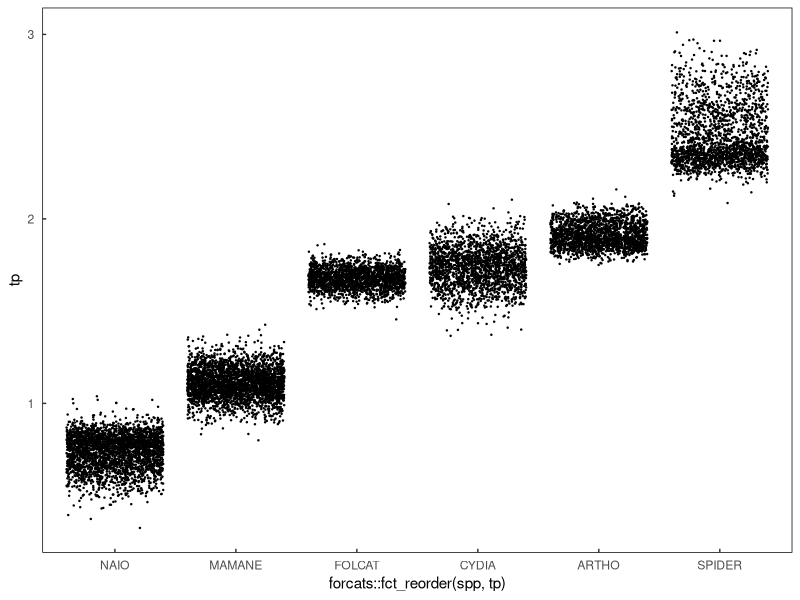
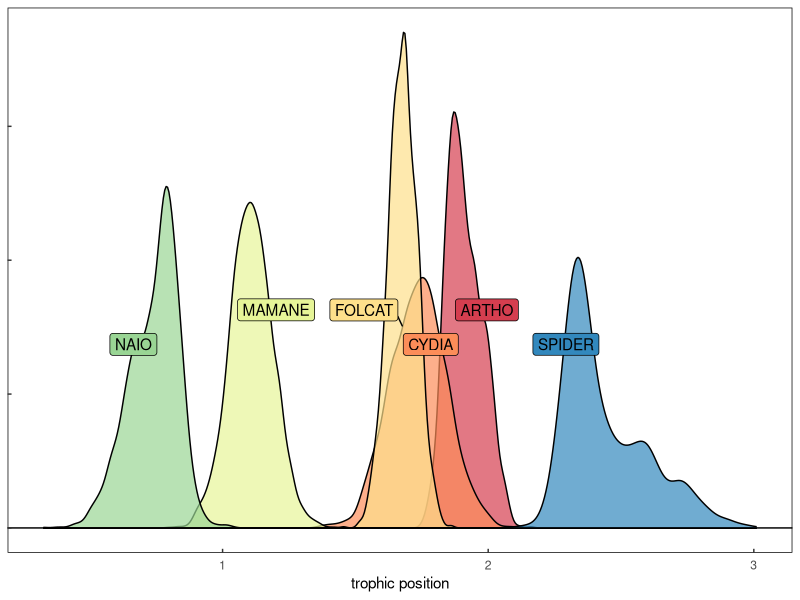
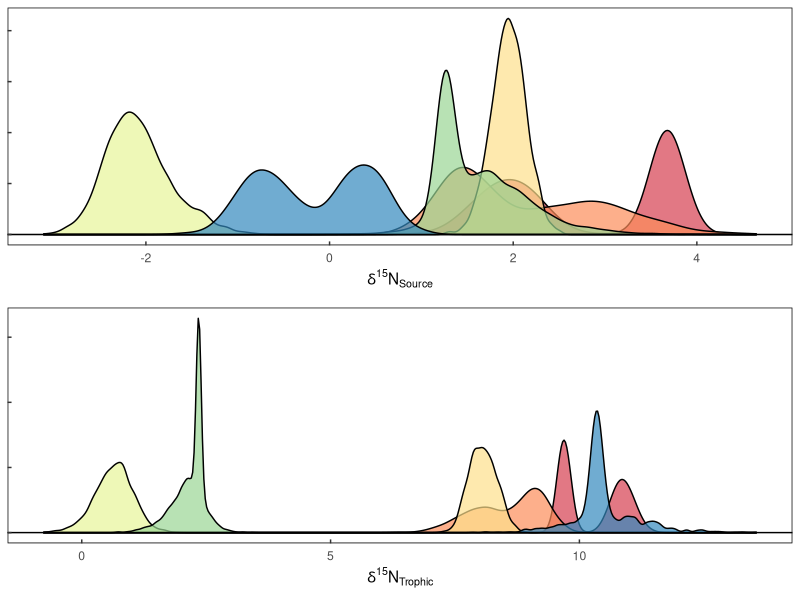
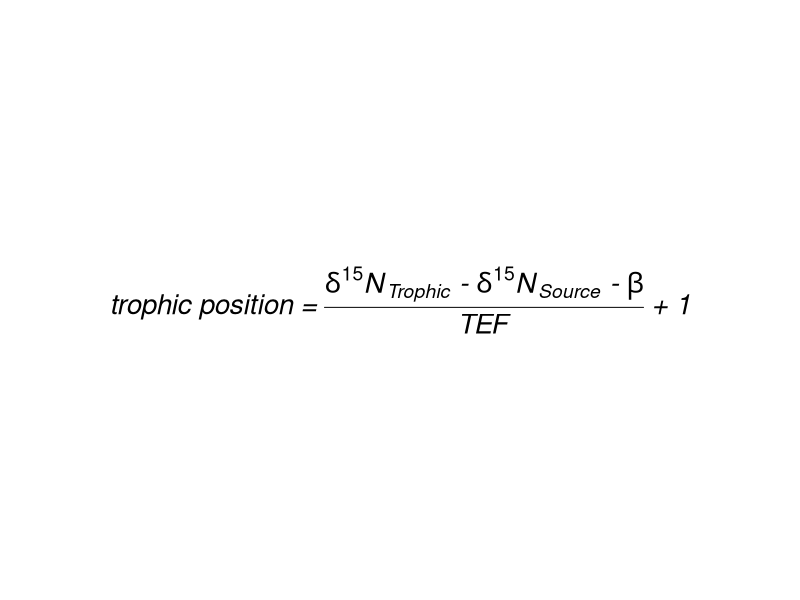
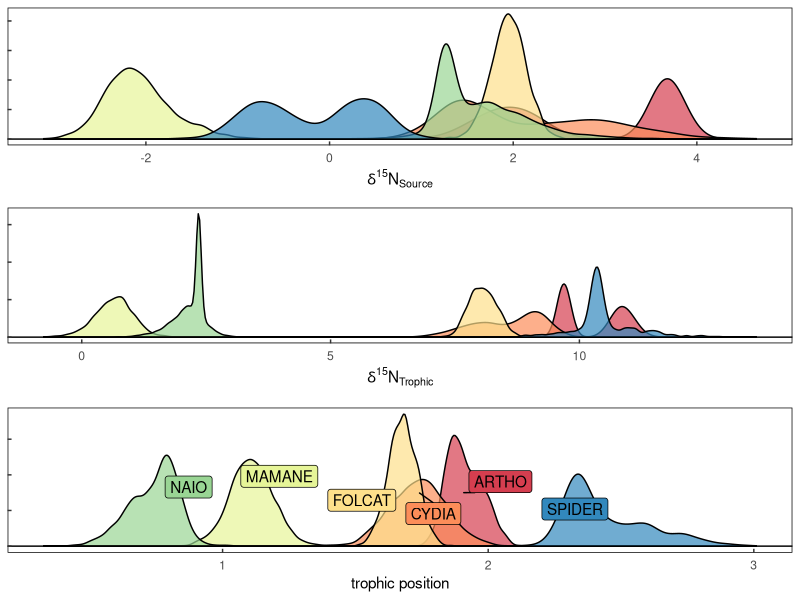
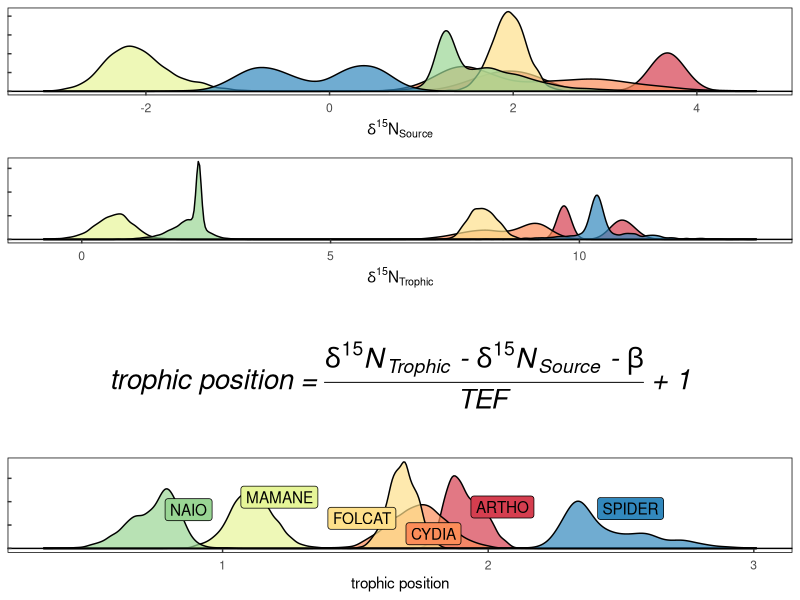
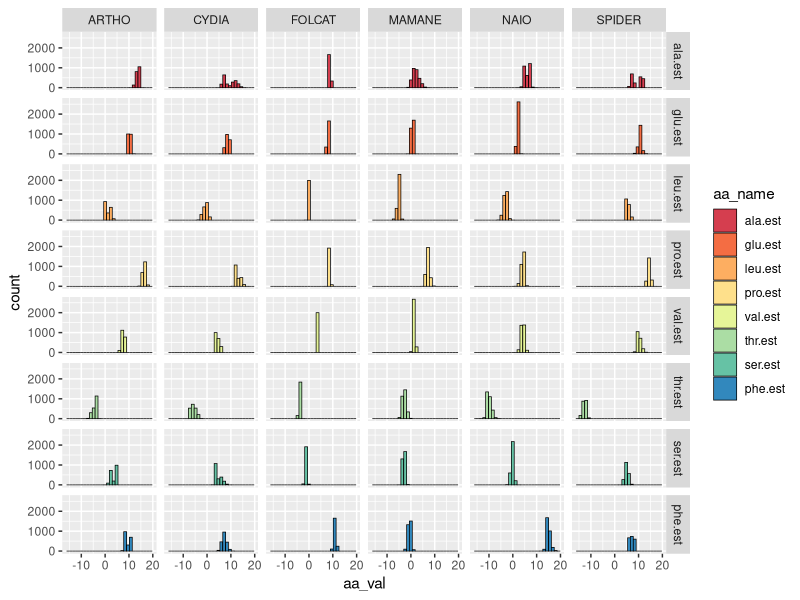
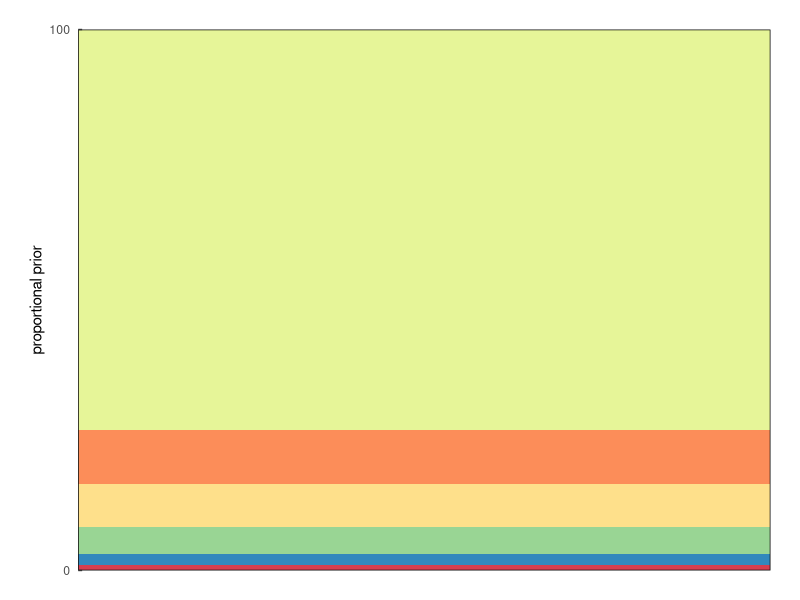

The R source for these figures, in order:
library(tidyverse)
library(data.table)
library(ggbeeswarm)
library(ggrepel)

##############################
###  Custom ggPlot theme   ###
##############################
themeo <- ggplot2::theme_classic()+
  ggplot2::theme(strip.background = element_blank(),
                 axis.line = element_blank(),
                 axis.text.x = element_text(margin = margin( 0.2, unit = "cm")),
                 axis.text.y = element_text(margin = margin(c(1, 0.2), unit = "cm")),
                 axis.ticks.length=unit(-0.1, "cm"),
                 panel.border = element_rect(colour = "black", fill=NA, size=.5),
                 legend.title=element_blank(),
                 strip.text=element_text(hjust=0) )


# Read in prey item CSIA
data <- read.csv('data/palila_prey/palila_prey.csv')

# Beta calculation
# beta = difference between trophic acid and source acids in primary producers
# our primary producers are NAIO and MAMANE
data %>% 
  filter(value == "ave") %>% 
  filter(spp %in% c("NAIO","MAMANE")) %>% 
  select(
    # trophic AA
    glu, 
    # source AA
    phe,ser,thr, spp, ucdavis_id) %>% 
  group_by(spp) %>% 
  mutate(beta = glu - (phe+thr+ser) ) %>% 
  mutate(beta_mu = mean(beta) )


# #### # #### # #### # #### # #### 
# #### prey TL Estimation ####
# #### # #### # #### # #### # #### 
dataList = split(data, data$ucdavis_id) #split raw data up based on specimen ID

# Simulating additional observations given the SD defined in the lab results
# build function to generate 1000 TP estimates based on random draws from AA gaussian distributions
GetTP <- function(anID){
  
  num_of_draws = 1000
  
  # Chikaraishi
  #b = 8.4
  #TEF = 7.6
  
  # Nielsen TEF and our Beta, which is the dif between trophic and source amino acids at the primary producer level
  b =   2.1
  TEF = 5.9
  
  # trophic amino acids
  ala.est<- rnorm(num_of_draws, mean = as.numeric(subset(anID, value == "ave", select = "ala")) , sd = as.numeric(subset(anID, value == "sd", select = "ala"))) # alanine
  glu.est<- rnorm(num_of_draws, mean = as.numeric(subset(anID, value == "ave", select = "glu")) , sd = as.numeric(subset(anID, value == "sd", select = "glu"))) # glutamic acid
  leu.est<- rnorm(num_of_draws, mean = as.numeric(subset(anID, value == "ave", select = "leu")) , sd = as.numeric(subset(anID, value == "sd", select = "leu"))) # leucine
  pro.est<- rnorm(num_of_draws, mean = as.numeric(subset(anID, value == "ave", select = "pro")) , sd = as.numeric(subset(anID, value == "sd", select = "pro"))) # pro
  val.est<- rnorm(num_of_draws, mean = as.numeric(subset(anID, value == "ave", select = "val")) , sd = as.numeric(subset(anID, value == "sd", select = "val"))) # v
  
  # source amino acids
  thr.est<- rnorm(num_of_draws, mean = as.numeric(subset(anID, value == "ave", select = "thr")) , sd = as.numeric(subset(anID, value == "sd", select = "thr"))) # ser
  ser.est<- rnorm(num_of_draws, mean = as.numeric(subset(anID, value == "ave", select = "ser")) , sd = as.numeric(subset(anID, value == "sd", select = "ser"))) # ser
  phe.est<- rnorm(num_of_draws, mean = as.numeric(subset(anID, value == "ave", select = "phe")) , sd = as.numeric(subset(anID, value == "sd", select = "phe"))) # ser
  
  TPforID <- (((((glu.est)/1)) - ((thr.est+ser.est+phe.est)/3) - b)/TEF ) + 1  # function to estimate TP via source and trophic AA with constants 
  
  return(TPforID)
}


TPforID_all = lapply(dataList, GetTP )          # apply that function to each specimen
TPforID_all = reshape2::melt(TPforID_all)       # melt that dataframe
TPforID_all$L1 <- as.factor(TPforID_all$L1)                              
setnames(TPforID_all, old=c("L1","value"), new=c("ucdavis_id", "tp"))
data<-subset(data, value == "ave")
total<-merge(data,TPforID_all, by="ucdavis_id")

# jitterplot of TL estimates
ggplot(total, aes(x = forcats::fct_reorder(spp, tp), y = tp))+
  geom_point(size = .2, position = "jitter")+
  themeo 

#####################################
# Plotting amino acid density plots #
#####################################

density<-ggplot(data = total, aes(group = spp, x = tp, fill = spp, color = spp))+
  #geom_rect(xmin = -Inf, xmax = Inf, ymin = 0, ymax = 1, fill = 'dark green', alpha = .5)+
  
  geom_density(show.legend = F, alpha = .7, color = "black")+
  #geom_rug(alpha = .05,show.legend = F)+
  geom_hline(yintercept = 0, color = "black", size = .5)+
  geom_label_repel(data = total %>% dplyr::group_by(spp) %>% dplyr::summarise(median = median(tp)) , aes( x = median,y = 3, label = spp), color = "black",show.legend = F)+
  
  scale_fill_brewer(palette = "Spectral")+
  #scale_fill_manual(values = c("#908837","#8c5b2c","#cdb768","#8aa13e","#ab6129","#8f7752"))+
  #scale_color_manual(values = c("#908837","#8c5b2c","#cdb768","#8aa13e","#ab6129","#8f7752"))+
  themeo+
  theme(axis.title.y = element_blank(),
        axis.text.y = element_blank())+
  xlab("trophic position")

density


# density<-ggplot(data = total, aes(group = spp, x = tp, fill = spp), color = "black")+
#   geom_density(aes(x = tp + .01),show.legend = F, kernel = "gaussian", alpha = .5, fill = "black", color = NA)+
#   geom_density(show.legend = F, kernel = "gaussian", alpha = .7)+
#   #geom_rug(aes(color = spp),alpha = .05,show.legend = F)+
#   geom_hline(yintercept = 0, color = "black", size = .5)+
#   geom_label_repel(data = total %>% dplyr::group_by(spp) %>% dplyr::summarise(median = median(tp)) , aes( x = median,y = 3, label = spp), color = "black",show.legend = F)+
#   #scale_fill_brewer(palette = "Dark2")+
#   scale_fill_manual(values = c("#908837","#8c5b2c","#cdb768","#8aa13e","#ab6129","#8f7752"))+
#   scale_color_manual(values = c("#908837","#8c5b2c","#cdb768","#8aa13e","#ab6129","#8f7752"))+
#   themeo
# density


source_csv <- total %>% dplyr::group_by(spp) %>% dplyr::summarise(MeanTL = mean(tp), SDTL = sd(tp), n = 1000)
#write.csv(source_csv, "./data/mixing model/source_data.csv", row.names = F)

# discr data
disc_data <- data.frame( Sources = unique(source_csv$spp), MeanTL = 1, SDTL = 0)
# write.csv(disc_data, "./data/mixing model/discrimination_data.csv", row.names = F)


# # merge NAIO/MAMANE, CYDIA/FOLCAT, ARTHO/SPIDER
CYDIA_ARTHO_FOLCAT <- source_csv %>% filter(spp %in% c('CYDIA', 'ARTHO', "FOLCAT")) %>% summarise(spp = 'CYDIA_ARTHO_FOLCAT', MeanTL = mean(MeanTL), SDTL = mean(SDTL), n = 1000)
MAMANE_NAIO <- source_csv %>% filter(spp %in% c('MAMANE', 'NAIO')) %>% summarise(spp = 'MAMANE_NAIO', MeanTL = mean(MeanTL), SDTL = mean(SDTL), n = 1000)
SPIDER <- source_csv %>% filter(spp %in% c('SPIDER')) %>% summarise(spp = 'SPIDER', MeanTL = mean(MeanTL), SDTL = mean(SDTL), n = 1000)

# group_source <- rbind(CYDIA_ARTHO_FOLCAT,MAMANE_NAIO,SPIDER)
# #write.csv(group_source, "./data/mixing model/source_data.csv", row.names = F)
#
# # discr data
# disc_data <- data.frame( Sources = unique(group_source$spp), MeanTL = 1, SDTL = 0)
# # write.csv(disc_data, "./data/mixing model/discrimination_data.csv", row.names = F)
#


########  ########  ########  ########  ########  ########  ########  ########  ########  ########  ########  ########  ########  
# Script utilized to develop Figure 2, fully run Fig2_part1.R prior to running this script. Do not clear the environment.
########  ########  ########  ########  ########  ########  ########  ########  ########  ########  ########  ########  ########  

library(gridExtra)

data <- read.csv('data/palila_prey/palila_prey.csv')
# Simulating additional observations given the SD defined in the lab results
dataList = split(data, data$ucdavis_id) #split raw data up based on specimen ID
  
  #build function to generate 1000 TP estimates based on random draws from AA gaussian distributions
  GetTP <- function(anID){
    
    num_of_draws = 1000

    # trophic amino acids
    ala.est<- rnorm(num_of_draws, mean = as.numeric(subset(anID, value == "ave", select = "ala")) , sd = as.numeric(subset(anID, value == "sd", select = "ala"))) # alanine
    glu.est<- rnorm(num_of_draws, mean = as.numeric(subset(anID, value == "ave", select = "glu")) , sd = as.numeric(subset(anID, value == "sd", select = "glu"))) # glutamic acid
    leu.est<- rnorm(num_of_draws, mean = as.numeric(subset(anID, value == "ave", select = "leu")) , sd = as.numeric(subset(anID, value == "sd", select = "leu"))) # leucine
    pro.est<- rnorm(num_of_draws, mean = as.numeric(subset(anID, value == "ave", select = "pro")) , sd = as.numeric(subset(anID, value == "sd", select = "pro"))) # pro
    val.est<- rnorm(num_of_draws, mean = as.numeric(subset(anID, value == "ave", select = "val")) , sd = as.numeric(subset(anID, value == "sd", select = "val"))) # v
    
    # source amino acids
    thr.est<- rnorm(num_of_draws, mean = as.numeric(subset(anID, value == "ave", select = "thr")) , sd = as.numeric(subset(anID, value == "sd", select = "thr"))) # ser
    ser.est<- rnorm(num_of_draws, mean = as.numeric(subset(anID, value == "ave", select = "ser")) , sd = as.numeric(subset(anID, value == "sd", select = "ser"))) # ser
    phe.est<- rnorm(num_of_draws, mean = as.numeric(subset(anID, value == "ave", select = "phe")) , sd = as.numeric(subset(anID, value == "sd", select = "phe"))) # ser
    
    TPforID <- cbind(ala.est,glu.est,leu.est,pro.est,val.est,thr.est,ser.est,phe.est)

    return(TPforID)
  }


TPforID_all = lapply(dataList, GetTP )          # apply that function to each specimen
TPforID_all = reshape2::melt(TPforID_all)       # melt that dataframe
TPforID_all$L1 <- as.factor(TPforID_all$L1)                              
setnames(TPforID_all, old=c("L1","value","Var2","Var1"), new=c("ucdavis_id", "aa_val","aa_name","draw_num"))
data <- data %>% filter(value == "ave") %>% select(ucdavis_id,spp)
total<-merge(data,TPforID_all, by="ucdavis_id")


# source acids
source_AAs <- total %>% 
  filter(aa_name %in% c("phe.est","thr.est","ser.est")) %>% 
  spread(aa_name,aa_val) %>% 
  mutate(source_mean = (thr.est + ser.est + phe.est) /3 ) %>% 
  ggplot() +
  geom_density(aes(x = source_mean, fill = spp), alpha = .7, show.legend = F)+
  geom_hline(yintercept = 0, color = "black", size = .5)+
  scale_fill_brewer(palette = "Spectral")+
  themeo+
  theme(axis.title.y = element_blank(),
        axis.text.y = element_blank())+
  xlab(expression(paste(delta^15,"N"["Source"]) ) )


# trophic acids
trophic_AAs <- total %>% 
  filter(aa_name %in% c( "glu.est")) %>% 
  spread(aa_name,aa_val) %>% 
  mutate(trophicAA_mean = (glu.est)) %>% 
  ggplot() +
  geom_density(aes(x = trophicAA_mean, fill = spp), alpha = .7, show.legend = F)+
  geom_hline(yintercept = 0, color = "black", size = .5)+
  scale_fill_brewer(palette = "Spectral")+
  scale_color_brewer(palette = "Spectral")+
  themeo+
  theme(axis.title.y = element_blank(),
        axis.text.y = element_blank())+
  xlab(expression(paste(delta^15,"N"["Trophic"]) ) )

grid.arrange(source_AAs, trophic_AAs)

# formula build
formula_t<-ggplot()+
  geom_blank()+
  annotate('text', x = 0, y = 0, 
           label =  expression(italic(paste("trophic position = ", frac(paste( delta^15,"N"["Trophic"], " - " ,delta^15,"N"["Source"], " - ", beta), "TEF"  ), " + 1"  ) )  ),
           parse = TRUE,size=7)+
  coord_cartesian(xlim = c(-5,5), ylim = c(-5,5))+
  theme_void()
formula_t

## OSM plot for individual AA SIA values for each prey item
# density is pulled from the prey_TL.R script
grid.arrange(source_AAs, trophic_AAs, density)
grid.arrange(source_AAs, trophic_AAs, formula_t, density, ncol = 1)

total %>% 
  ggplot(aes(x = aa_val, fill = aa_name))+
    geom_histogram(color = "black", size = .25) +
    scale_fill_brewer(palette = "Spectral")+
    facet_grid(aa_name ~ spp)



          # "ARTHO"  "CYDIA"  "FOLCAT" "MAMANE" "NAIO"   "SPIDER"
TP_prior <- c(1,      10,        8,         74,      5,      2)

## plot of dietary proportion prior bar stack plot, Figure 2j
prop_plot <- data.frame(prop = c(1,10,8,74,5,2), spp = c("ARTHO","CYDIA", "FOLCAT", "MAMANE", "NAIO" , "SPIDER")) %>% 
  ggplot()+
  geom_bar(aes(x = 1, fill = fct_reorder(spp, prop, .desc = T), y = prop), stat = "identity",show.legend = F)+
  #geom_bar(aes(x = 1, fill = spp, y = prop), stat = "identity")+
  
  scale_fill_manual(values = c("#E6F598", "#FC8D59", "#FEE08B", "#99D594","#3288BD", "#D53E4F"))+
  xlab("prey item")+
  themeo+
  scale_y_continuous(expand = c(0,0), breaks = c(0,100))+
  scale_x_continuous(expand = c(0,0))+
  theme(legend.title = element_blank(),
        panel.border = element_rect(colour = "black", fill=NA, size=.5),
        plot.margin = unit(c(.75,.75,.75,.75), "cm"),
        axis.title.x = element_blank(),
        axis.text.x = element_blank(),
        axis.ticks.x = element_blank())+
  ylab("proportional prior")
prop_plot 

grid.arrange(source_AAs, trophic_AAs, formula_t, density, prop_plot,
             
             
             layout_matrix = as.matrix( rbind(
               c(1,1,1,1,1,5),
               c(2,2,2,2,2,5),
               c(3,3,3,3,3,5),
               c(4,4,4,4,4,5)
                  )
             )
)





